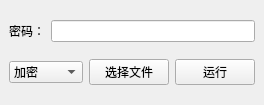
<?xml version="1.0" encoding="UTF-8"?>
<ui version="4.0">
 <class>MainWindow</class>
 <widget class="QMainWindow" name="MainWindow">
  <property name="geometry">
   <rect>
    <x>0</x>
    <y>0</y>
    <width>264</width>
    <height>105</height>
   </rect>
  </property>
  <property name="windowTitle">
   <string>MainWindow</string>
  </property>
  <widget class="QWidget" name="centralwidget">
   <layout class="QVBoxLayout" name="verticalLayout">
    <item>
     <layout class="QHBoxLayout" name="horizontalLayout">
      <item>
       <widget class="QLabel" name="label">
        <property name="text">
         <string>密码：</string>
        </property>
       </widget>
      </item>
      <item>
       <widget class="QLineEdit" name="passwd"/>
      </item>
     </layout>
    </item>
    <item>
     <layout class="QHBoxLayout" name="horizontalLayout_2">
      <item>
       <widget class="QComboBox" name="chooseMode">
        <item>
         <property name="text">
          <string>加密</string>
         </property>
        </item>
        <item>
         <property name="text">
          <string>解密</string>
         </property>
        </item>
       </widget>
      </item>
      <item>
       <widget class="QPushButton" name="chooseFile">
        <property name="text">
         <string>选择文件</string>
        </property>
       </widget>
      </item>
      <item>
       <widget class="QPushButton" name="run">
        <property name="text">
         <string>运行</string>
        </property>
       </widget>
      </item>
     </layout>
    </item>
   </layout>
  </widget>
 </widget>
 <tabstops>
  <tabstop>chooseMode</tabstop>
 </tabstops>
 <resources/>
 <connections/>
</ui>
